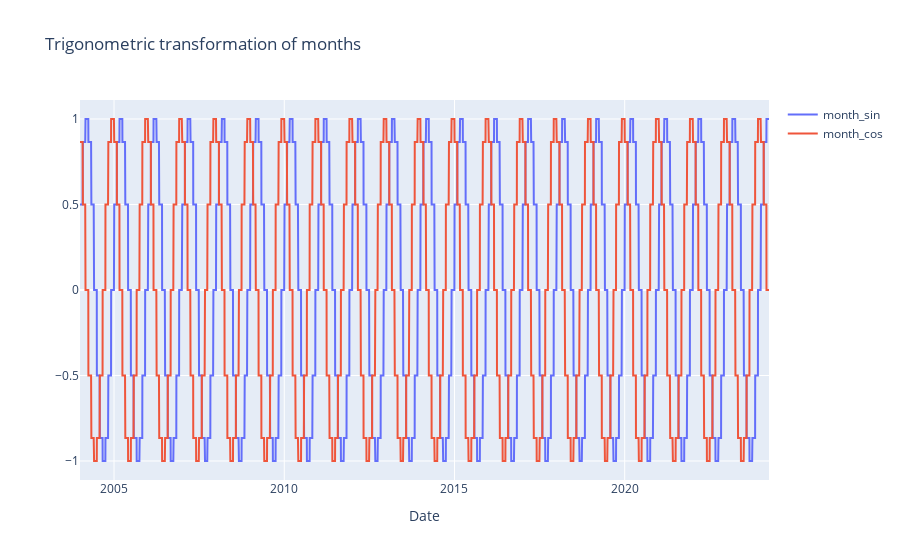

Notebook code cell kept with this figure:
### Code cell
fig = go.Figure()
fig.add_trace(
    go.Scatter(x=data.index, y=data["month_sin"], mode="lines", name="month_sin")
)
fig.add_trace(
    go.Scatter(x=data.index, y=data["month_cos"], mode="lines", name="month_cos")
)
fig.update_layout(
    title="Trigonometric transformation of months",
    xaxis_title="Date",
)
fig.show()

### Figure 1 — Plotly figure (JSON) as saved in the notebook; plotly's stock layout.template omitted (floating-point values rounded to 4 significant figures; data arrays with more than 128 entries replaced by an {"elided": "..."} marker saying what was removed)
{"data": [{"mode": "lines", "name": "month_sin", "type": "scatter", "x": {"elided": "5094 str values"}, "y": {"elided": "5094 float values"}}, {"mode": "lines", "name": "month_cos", "type": "scatter", "x": {"elided": "5094 str values"}, "y": {"elided": "5094 float values"}}], "layout": {"title": {"text": "Trigonometric transformation of months"}, "xaxis": {"title": {"text": "Date"}}}}
